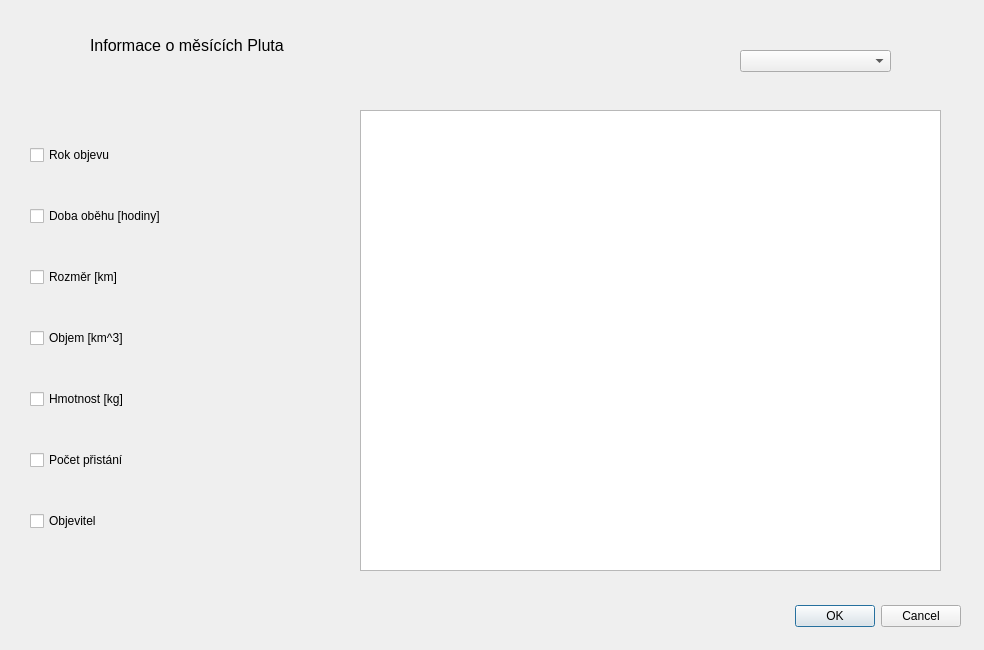
<?xml version="1.0" encoding="UTF-8"?>
<ui version="4.0">
 <class>DialogMesice_Pluto</class>
 <widget class="QDialog" name="DialogMesice_Pluto">
  <property name="geometry">
   <rect>
    <x>0</x>
    <y>0</y>
    <width>984</width>
    <height>650</height>
   </rect>
  </property>
  <property name="windowTitle">
   <string>Dialog</string>
  </property>
  <widget class="QDialogButtonBox" name="buttonBox">
   <property name="geometry">
    <rect>
     <x>620</x>
     <y>600</y>
     <width>341</width>
     <height>32</height>
    </rect>
   </property>
   <property name="orientation">
    <enum>Qt::Horizontal</enum>
   </property>
   <property name="standardButtons">
    <set>QDialogButtonBox::Cancel|QDialogButtonBox::Ok</set>
   </property>
  </widget>
  <widget class="QTableView" name="tableViewMesicePluto">
   <property name="geometry">
    <rect>
     <x>360</x>
     <y>110</y>
     <width>581</width>
     <height>461</height>
    </rect>
   </property>
  </widget>
  <widget class="QWidget" name="verticalLayoutWidget">
   <property name="geometry">
    <rect>
     <x>30</x>
     <y>110</y>
     <width>301</width>
     <height>461</height>
    </rect>
   </property>
   <layout class="QVBoxLayout" name="verticalLayout">
    <item>
     <widget class="QCheckBox" name="checkBox_2">
      <property name="text">
       <string>Rok objevu</string>
      </property>
     </widget>
    </item>
    <item>
     <widget class="QCheckBox" name="checkBox_4">
      <property name="text">
       <string>Doba oběhu [hodiny]</string>
      </property>
     </widget>
    </item>
    <item>
     <widget class="QCheckBox" name="checkBox_6">
      <property name="text">
       <string>Rozměr [km]</string>
      </property>
     </widget>
    </item>
    <item>
     <widget class="QCheckBox" name="checkBox_5">
      <property name="text">
       <string>Objem [km^3]</string>
      </property>
     </widget>
    </item>
    <item>
     <widget class="QCheckBox" name="checkBox_7">
      <property name="text">
       <string>Hmotnost [kg]</string>
      </property>
     </widget>
    </item>
    <item>
     <widget class="QCheckBox" name="checkBox_3">
      <property name="text">
       <string>Počet přistání</string>
      </property>
     </widget>
    </item>
    <item>
     <widget class="QCheckBox" name="checkBox">
      <property name="text">
       <string>Objevitel</string>
      </property>
     </widget>
    </item>
   </layout>
  </widget>
  <widget class="QLabel" name="label">
   <property name="geometry">
    <rect>
     <x>90</x>
     <y>30</y>
     <width>281</width>
     <height>31</height>
    </rect>
   </property>
   <property name="text">
    <string>&lt;html&gt;&lt;head/&gt;&lt;body&gt;&lt;p&gt;&lt;span style=&quot; font-size:12pt;&quot;&gt;Informace o měsících Pluta&lt;/span&gt;&lt;/p&gt;&lt;/body&gt;&lt;/html&gt;</string>
   </property>
  </widget>
  <widget class="QComboBox" name="comboBox">
   <property name="geometry">
    <rect>
     <x>740</x>
     <y>50</y>
     <width>151</width>
     <height>22</height>
    </rect>
   </property>
  </widget>
 </widget>
 <resources/>
 <connections>
  <connection>
   <sender>buttonBox</sender>
   <signal>accepted()</signal>
   <receiver>DialogMesice_Pluto</receiver>
   <slot>accept()</slot>
   <hints>
    <hint type="sourcelabel">
     <x>248</x>
     <y>254</y>
    </hint>
    <hint type="destinationlabel">
     <x>157</x>
     <y>274</y>
    </hint>
   </hints>
  </connection>
  <connection>
   <sender>buttonBox</sender>
   <signal>rejected()</signal>
   <receiver>DialogMesice_Pluto</receiver>
   <slot>reject()</slot>
   <hints>
    <hint type="sourcelabel">
     <x>316</x>
     <y>260</y>
    </hint>
    <hint type="destinationlabel">
     <x>286</x>
     <y>274</y>
    </hint>
   </hints>
  </connection>
 </connections>
</ui>
